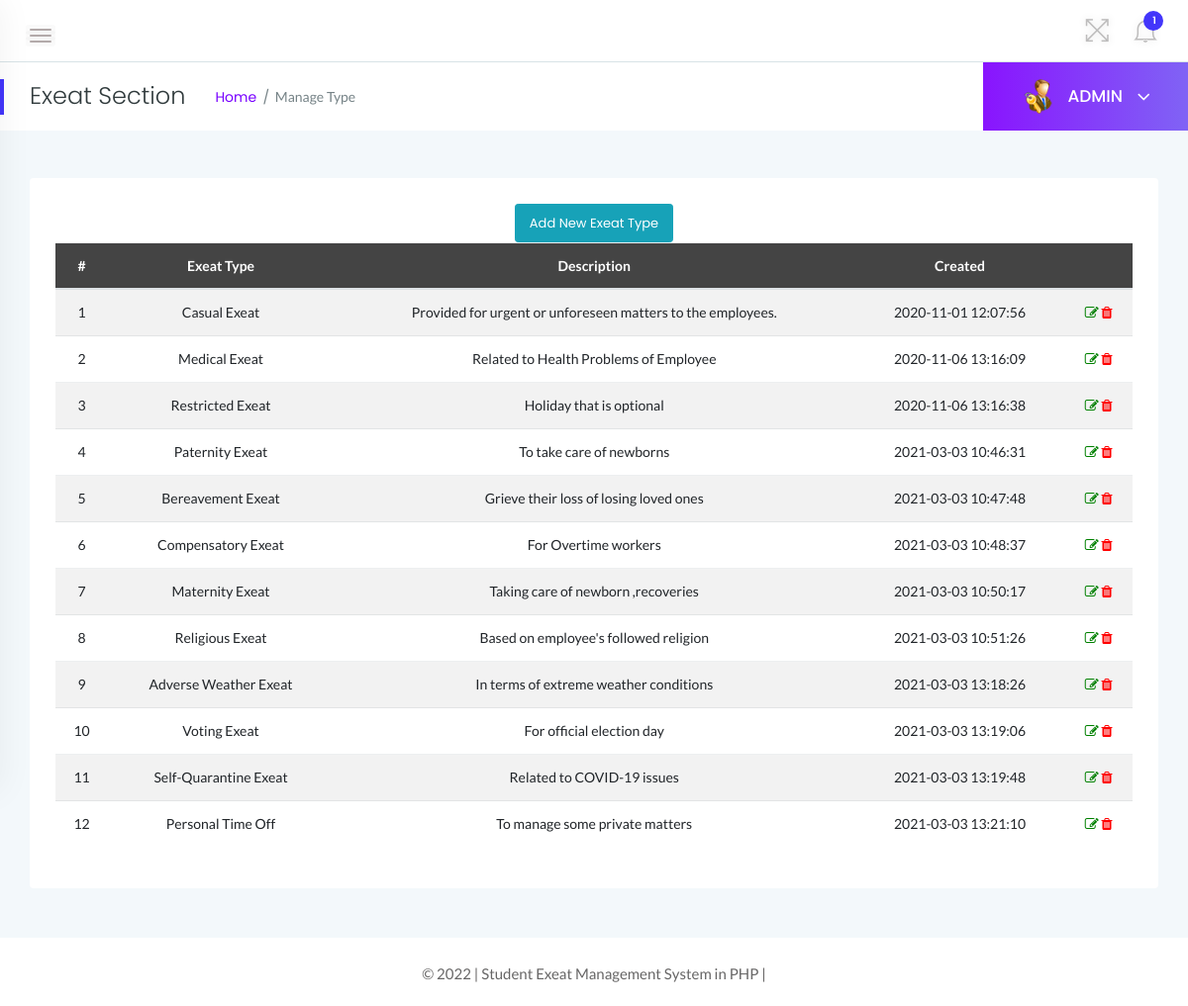
The app's page /admin/exeat-section.php (signed in) with its own data.
### tables this page shows
CREATE TABLE `tblexeattype` (
  `id` int(11) NOT NULL,
  `ExeatType` varchar(200) DEFAULT NULL,
  `Description` mediumtext,
  `CreationDate` timestamp NOT NULL DEFAULT CURRENT_TIMESTAMP
);

### admin/exeat-section.php (the view, shortened to what this page needs)
<?php
    if(strlen($_SESSION['alogin'])==0){
    header('location:index.php');
    } else {
?>
<!doctype html>
<html class="no-js" lang="en">
<head>
    <link rel="stylesheet" href="../assets/css/bootstrap.min.css">
    <link rel="stylesheet" href="../assets/css/font-awesome.min.css">
    <link rel="stylesheet" href="../assets/css/themify-icons.css">
    <link rel="stylesheet" href="../assets/css/metisMenu.css">
    <link rel="stylesheet" href="../assets/css/owl.carousel.min.css">
    <link rel="stylesheet" href="../assets/css/slicknav.min.css">
    <link rel="stylesheet" href="https://www.amcharts.com/lib/3/plugins/export/export.css" type="text/css" media="all" />
    <link rel="stylesheet" type="text/css" href="https://cdn.datatables.net/1.10.19/css/jquery.dataTables.css">
    <link rel="stylesheet" type="text/css" href="https://cdn.datatables.net/1.10.18/css/dataTables.bootstrap4.min.css">
    <link rel="stylesheet" type="text/css" href="https://cdn.datatables.net/responsive/2.2.3/css/responsive.bootstrap.min.css">
    <link rel="stylesheet" type="text/css" href="https://cdn.datatables.net/responsive/2.2.3/css/responsive.jqueryui.min.css">
    <link rel="stylesheet" href="../assets/css/typography.css">
    <link rel="stylesheet" href="../assets/css/default-css.css">
    <link rel="stylesheet" href="../assets/css/styles.css">
    <link rel="stylesheet" href="../assets/css/responsive.css">
</head>
<body>
    <div class="page-container">
        <div class="main-content">
            <div class="header-area">
                <div class="row align-items-center">
                    <div class="col-md-6 col-sm-8 clearfix">
                        <div class="nav-btn pull-left">
                            <span></span>
                            <span></span>
                            <span></span>
                        </div>
                    </div>
                    <div class="col-md-6 col-sm-4 clearfix">
                        <ul class="notification-area pull-right">
                            <li id="full-view"><i class="ti-fullscreen"></i></li>
                            <?php include '../includes/admin-notification.php'?>
                        </ul>
                    </div>
                </div>
            </div>
            <div class="page-title-area">
                <div class="row align-items-center">
                    <div class="col-sm-6">
                        <div class="breadcrumbs-area clearfix">
                            <h4 class="page-title pull-left">Exeat Section</h4>
                            <ul class="breadcrumbs pull-left">
                                <li><a href="dashboard.php">Home</a></li>
                                <li><span>Manage Type</span></li>
                            </ul>
                        </div>
                    </div>
                    <div class="col-sm-6 clearfix">
                        <div class="user-profile pull-right">
                            <img class="avatar user-thumb" src="../assets/images/admin.png" alt="avatar">
                            <h4 class="user-name dropdown-toggle" data-toggle="dropdown">ADMIN <i class="fa fa-angle-down"></i></h4>
                        </div>
                    </div>
                </div>
            </div>
            <div class="main-content-inner">
                <div class="row">
                    <div class="col-12 mt-5">
                        <div class="card">
                            <div class="card-body">
                                <div class="data-tables datatable-dark">
                                <center><a href="add-exeattype.php" class="btn btn-sm btn-info">Add New Exeat Type</a></center>
                                    <table id="dataTable3" class="table table-hover table-striped text-center">
                                        <thead class="text-capitalize">
                                            <tr>
                                                <th>#</th>
                                                <th>Exeat Type</th>
                                                <th>Description</th>
                                                <th>Created</th>
                                                <th></th>
                                            </tr>
                                        </thead>
                                        <tbody>
                                        <?php $sql = "SELECT * from tblexeattype";
                                        $query = $dbh -> prepare($sql);
                                        $query->execute();
                                        $results=$query->fetchAll(PDO::FETCH_OBJ);
                                        $cnt=1;
                                        if($query->rowCount() > 0)
                                        {
                                        foreach($results as $result)
                                        {               ?>
                                        <tr>
                                            <td> <?php echo htmlentities($cnt);?></td>
                                            <td><?php echo htmlentities($result->ExeatType);?></td>
                                            <td><?php echo htmlentities($result->Description);?></td>
                                            <td><?php echo htmlentities($result->CreationDate);?></td>
                                            <td><a href="edit-exeatType.php?lid=<?php echo htmlentities($result->id);?>"><i class="fa fa-edit" style="color:green"></i></a>
                                            <a href="exeat-section.php?del=<?php echo htmlentities($result->id);?>" onclick="return confirm('Do you want to delete?');"> <i class="fa fa-trash" style="color:red"></i></a> </td>
                                        </tr>
                                         <?php $cnt++;} }?>
                                    </tbody>
                                    </table>
                                </div>
                            </div>
                        </div>
                    </div>
                </div>
                </div>
            </div>
            <?php include '../includes/footer.php' ?>
        </div>
</body>
</html>
<?php } ?>

### assets/css/styles.css (style rules this page uses)
.page-container { width: 100%; height: 100%; min-height: 100vh; padding-left: 280px; -webkit-transition: padding-left 0.3s ease 0s; transition: padding-left 0.3s ease 0s; }
.sbar_collapsed.page-container { padding-left: 0; }
.card { border: none; border-radius: 4px; background-color: #fff; -webkit-transition: all 0.3s ease 0s; transition: all 0.3s ease 0s; }
.card-body { padding: 25.6px; padding: 1.6rem; }
.main-content { width: 100%; background: #f3f8fb; }
.main-content-inner { padding: 0 30px 50px; }
.header-area { padding: 15px 30px; background: #fff; border-bottom: 1px solid #d8e3e7; }
.nav-btn { margin: 10px 30px 0 0; cursor: pointer; }
.nav-btn span { display: block; width: 22px; height: 2px; background: #b3aaaa; margin: 4px 0; border-radius: 15px; -webkit-transition: all 0.3s ease 0s; transition: all 0.3s ease 0s; box-shadow: 0 0 0 4px rgba(99, 96, 96, 0.03); }
.nav-btn span:nth-child(2) { opacity: 0; }
.nav-btn span:first-child { -webkit-transform: rotate(45deg) translate(5px, 5px); transform: rotate(45deg) translate(5px, 5px); }
.nav-btn span:last-child { -webkit-transform: rotate(-45deg) translate(3px, -3px); transform: rotate(-45deg) translate(3px, -3px); }
.sbar_collapsed .nav-btn span { transform: none; opacity: 1; }
.notification-area { -webkit-user-select: none; -moz-user-select: none; -ms-user-select: none; user-select: none; position: relative; z-index: 1; }
.notification-area li { display: inline-block; margin-left: 20px; cursor: pointer; -webkit-user-select: none; -moz-user-select: none; -ms-user-select: none; user-select: none; }
.notification-area li > i { font-size: 26px; color: #bdbcbc; vertical-align: middle; text-shadow: 0 0 8px rgba(0, 0, 0, 0.12); -webkit-transition: color 0.3s ease 0s; transition: color 0.3s ease 0s; }
.notification-area li#full-view { display: inline-block; }
.page-title-area { padding: 0 30px; background: #fff; position: relative; }
.page-title-area:before { content: ""; position: absolute; left: 0; top: 50%; width: 4px; height: 36px; background: var(--primary-color); -webkit-transform: translateY(-50%); transform: translateY(-50%); }
.page-title { font-size: 24px; font-weight: 300; color: #313b3d; letter-spacing: 0; margin-right: 30px; }
ul.breadcrumbs { margin-top: 4px; }
.breadcrumbs li { display: inline-block; }
.breadcrumbs li a, .breadcrumbs li span { display: block; font-size: 14px; font-weight: 400; color: #7801ff; letter-spacing: 0; margin-right: 16px; position: relative; }
.breadcrumbs li a:before { content: "/"; color: #768387; position: absolute; right: -13px; top: 0; }
.breadcrumbs li span { margin-right: 0; color: #768387; text-transform: capitalize; }
.user-profile { margin-right: -30px; display: -webkit-box; display: -ms-flexbox; display: flex; -webkit-box-align: center; -ms-flex-align: center; align-items: center; -ms-flex-wrap: wrap; flex-wrap: wrap; background: -webkit-linear-gradient(left, #8914fe 0%, #8063f5 100%); background: linear-gradient(to right, #8914fe 0%, #8063f5 100%); padding: 17px 38px; position: relative; }
.user-profile img.avatar { height: 35px; width: 35px; border-radius: 50%; margin-right: 12px; }
.user-name { font-size: 17px; font-weight: 500; color: #fff; letter-spacing: 0; cursor: pointer; -webkit-user-select: none; -moz-user-select: none; -ms-user-select: none; user-select: none; }
.user-name i { margin-left: 10px; font-size: 21px; vertical-align: middle; position: relative; }
.notification-area .dropdown-toggle, .user-name.dropdown-toggle { position: relative; }
.notification-area .dropdown-toggle:after, .user-name.dropdown-toggle:after { display: none; }
.btn { padding: 11px 17px; font-size: 13px; letter-spacing: 0; }
.btn-sm { padding: 9px 14px; }
table tr th { border-bottom: none; }
table tr th, table tr td { border-top: 1px solid rgba(120, 130, 140, 0.13) !important; }
.datatable-dark thead { background: #444; color: #fff; }

### records on screen
tblexeattype: ExeatType "Casual Exeat", Description "Provided for urgent or unforeseen matters to the employees.", CreationDate "2020-11-01 12:07:56"
tblexeattype: ExeatType "Medical Exeat", Description "Related to Health Problems of Employee", CreationDate "2020-11-06 13:16:09"
tblexeattype: ExeatType "Restricted Exeat", Description "Holiday that is optional", CreationDate "2020-11-06 13:16:38"
tblexeattype: ExeatType "Paternity Exeat", Description "To take care of newborns", CreationDate "2021-03-03 10:46:31"
tblexeattype: ExeatType "Bereavement Exeat", Description "Grieve their loss of losing loved ones", CreationDate "2021-03-03 10:47:48"
tblexeattype: ExeatType "Compensatory Exeat", Description "For Overtime workers", CreationDate "2021-03-03 10:48:37"
tblexeattype: ExeatType "Maternity Exeat", Description "Taking care of newborn ,recoveries", CreationDate "2021-03-03 10:50:17"
tblexeattype: ExeatType "Religious Exeat", Description "Based on employee's followed religion", CreationDate "2021-03-03 10:51:26"
tblexeattype: ExeatType "Adverse Weather Exeat", Description "In terms of extreme weather conditions", CreationDate "2021-03-03 13:18:26"
tblexeattype: ExeatType "Voting Exeat", Description "For official election day", CreationDate "2021-03-03 13:19:06"
tblexeattype: ExeatType "Self-Quarantine Exeat", Description "Related to COVID-19 issues", CreationDate "2021-03-03 13:19:48"
tblexeattype: ExeatType "Personal Time Off", Description "To manage some private matters", CreationDate "2021-03-03 13:21:10"

### other values on screen
$unreadcount "1"
